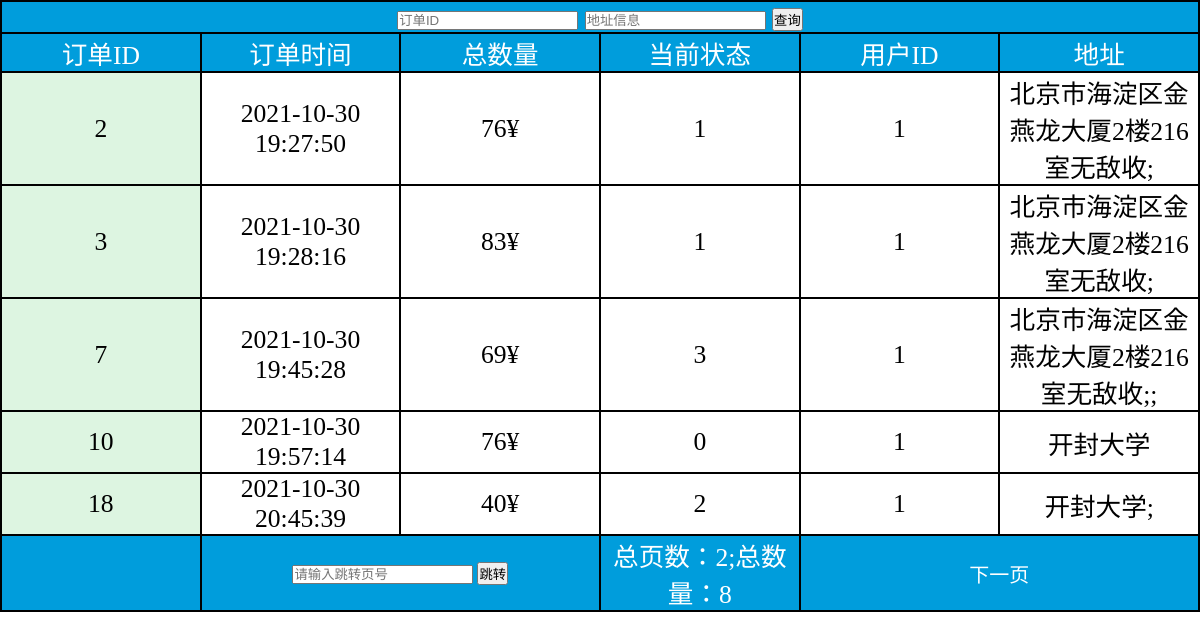
The app's page /bookStoreMS/PHP/infos/order.php (signed in) with its own data.
### tables this page shows
CREATE TABLE IF NOT EXISTS `tb_orders` (
  `oid` int(11) NOT NULL AUTO_INCREMENT,
  `ordertime` datetime DEFAULT NULL,
  `total` decimal(10,0) DEFAULT NULL,
  `state` smallint(1) DEFAULT NULL,
  `uid` int(11) DEFAULT NULL,
  `address` varchar(200) DEFAULT NULL,
  PRIMARY KEY (`oid`) USING BTREE,
  KEY `uid` (`uid`) USING BTREE
);

### bookStoreMS/PHP/infos/order.php (the view, shortened to what this page needs)
<!DOCTYPE html>
<html lang="en">
<head>
    <link rel="stylesheet" href="../../css/bd_public.css"/>
</head>
<body>
    <table>
        <tr class="col_set" >
		 	<td colspan="6">
		 		<form action="" method="post">
		 			<input type="text" name="oid" placeholder="订单ID">
		 			<input type="text" name="address" placeholder="地址信息">
		 			<button type="submit" name="sub">查询</button>
		 		</form>
		 	</td>
		</tr>
        <tr class="static col_set">
            <td><p>订单ID</p></td>
            <td><p>订单时间</p></td>
            <td><p>总数量</p></td>
            <td><p>当前状态</p></td>
            <td><p>用户ID</p></td>
            <td><p>地址</p></td>
        <tr>
    <?php
		include("../confirm.php");
        include("../mysql_connect.php");
		$sql_c = "select count(*) as count from tb_orders";
		$result_count = mysqli_query($conn, $sql_c);
		$row_count = mysqli_fetch_assoc($result_count);
		$total_count = $row_count['count'];
		$page_size = 5;
		$total_page = ceil($total_count / $page_size);
		$page = isset($_GET['page']) ? intval($_GET['page']) : 1;
		$start = ($page - 1) * $page_size;
		$sql ="select * from tb_orders";
        if(isset($_POST['sub'])){
        	$oid = $_POST['oid'];
        	$address = $_POST['address'];
        	$sql = "select * from tb_orders where oid like '%$oid%' and address like '%$address%'";
        }else{
        	$sql = "select * from tb_orders limit $start,$page_size";
        }
        $result_data = mysqli_query($conn, $sql);
        while($s = mysqli_fetch_array($result_data)){
            echo "<tr class='col'>";
            echo "<td class='col_set_id'>$s[0]</td>";
            echo "<td>$s[1]</td>";
            echo "<td>$s[2]¥</td>";
            echo "<td>$s[3]</td>";
            echo "<td>$s[4]</td>";
            echo "<td>$s[5]</td>";
            echo "</tr>";
        }
		echo "<tr class='col_set'>";
		echo "<td style='font-size: 1rem;'>";
		echo "</td>";
		echo "<td style='font-size: 1rem;' colspan='2'>
				<div style=''><form method='get' action=''>
					<input type='text' name='nump' placeholder='请输入跳转页号'  />
					<input type='text' style='display:none' name='bm1' value='$bk' />
					<input type='text' style='display:none' name='page' value='$page' />
					<button type='submit' name = 'tz' >跳转</button>
				</form></div>
			</td>";
		echo "<td><div>总页数：{$total_page};总数量：{$total_count}</div></td>";
        echo "<td style='font-size: 1rem;' colspan='2'>";
		if ($page < $total_page) {
			echo "<a href='?bm1={$bk}&page=", $page + 1, "'>下一页</a>";
		}
		echo "</td>";
		echo "</tr>";
    ?>
</table>
</body>
</html>

### bookStoreMS/css/bd_public.css (style rules this page uses)
table { width: 100%; height: 21px; border-spacing: 0; border: 1px solid black; }
td { border:1px solid black; font-size: 1.6rem; text-align: center; }
.static td { width: 10%; }
.static td p { text-align: center; }
.col_set { background-color: rgb(0,157,220); color: white; }
input { outline: none; }
.col { background-color: white; }
.col_set_id { background-color: rgb(221,245,225); }
a { text-decoration: none; font-size: 20px; color: white; }

### records on screen
tb_orders: oid "2", ordertime "2021-10-30 19:27:50", total "76", state "1", uid "1", address "北京市海淀区金燕龙大厦2楼216室无敌收;"
tb_orders: oid "3", ordertime "2021-10-30 19:28:16", total "83", state "1", uid "1", address "北京市海淀区金燕龙大厦2楼216室无敌收;"
tb_orders: oid "7", ordertime "2021-10-30 19:45:28", total "69", state "3", uid "1", address "北京市海淀区金燕龙大厦2楼216室无敌收;;"
tb_orders: oid "10", ordertime "2021-10-30 19:57:14", total "76", state "0", uid "1", address "开封大学"
tb_orders: oid "18", ordertime "2021-10-30 20:45:39", total "40", state "2", uid "1", address "开封大学;"

### other values on screen
$total_page "2"
$total_count "8"
